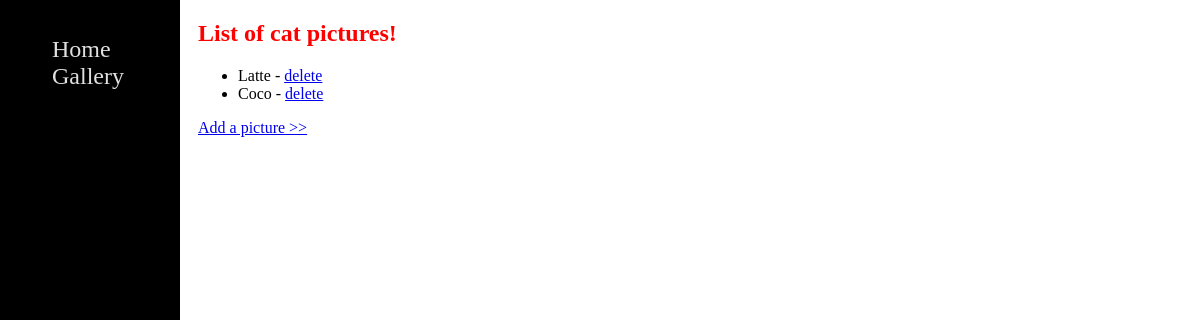
The app's page /gallery/, older data.
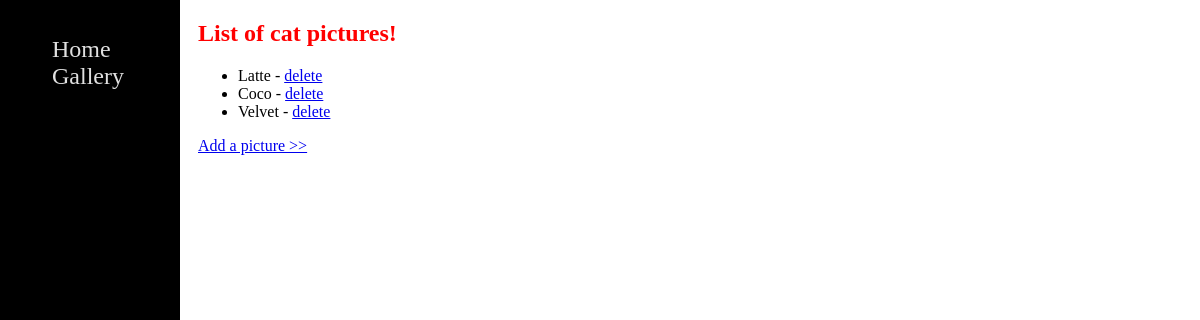
The same page, newer data.
### CatApp/models.py (models this page shows, shortened)
class PictureInfoModel(models.Model):
    created_date = models.DateTimeField(default=timezone.now)
    modified_date = models.DateTimeField(default=timezone.now)
    class Meta:
        abstract = True

class CatPicture(PictureInfoModel):
    breed = models.CharField(max_length=80, blank=True, default='unknown')
    cat_name = models.CharField(max_length=120)
    photo = models.ImageField(upload_to=get_image_path, blank=True, null=True)
    def __str__(self):
        return self.cat_name

### CatApp/views.py (the view)
# urls.py: path('gallery/', views.ListView.as_view(), name='list'),
class ListView(generic.ListView):
    template_name = 'CatApp/list.html'
    context_object_name = 'cat_list'
    def get_queryset(self):
        return CatPicture.objects.all()
    def get_context_data(self, **kwargs):
        context = super().get_context_data(**kwargs)
        if 'new_cat' in self.request.session:
            context['new_cat'] = self.request.session.get('new_cat', 'unknown')
            del self.request.session['new_cat']
        return context

### CatApp/templates/CatApp/list.html (shortened to what this page needs)
{% extends "CatApp/layout.html" %}
{% block content %}
  <h2>List of cat pictures!</h2>
  <ul>
  {% for cat in cat_list %}
    <li>{{ cat }} - <a href="/delete_cat/{{ cat.id }}">delete</a></li>
  {% endfor %}
  </ul>
  <a href="/new_cat/">Add a picture &gt;&gt;</a>
{% endblock %}

### CatApp/templates/CatApp/layout.html (shortened to what this page needs)
<!DOCTYPE html>
<html lang="en">
<head>
    {% load static %}
    <link rel="stylesheet" type="text/css" href="{% static 'CatApp/style.css' %}">
</head>
<body>
    <div id="sidebar">
        {% block sidebar %}
        <ul>
            <li><a class="sidebar--link" href="/">Home</a></li>
            <li><a class="sidebar--link" href="/gallery/">Gallery</a></li>
        </ul>
        {% endblock %}
    </div>
    <div id="content">
        {% block content %}{% endblock %}
    </div>
</body>
</html>

### CatApp/static/CatApp/style.css (style rules this page uses)
#sidebar { height: 100%; width: 180px; position: fixed; z-index: 1; top: 0; left: 0; background-color: black; overflow-x: hidden; padding-top: 20px; }
.sidebar--link { padding: 6px 8px 6px 12px; text-decoration: none; font-size: 24px; color: #fafafa; }
.sidebar--link { color: #e0e0e0; }
#content { margin-left: 180px; padding: 0 10px; }
h2 { color: red; }

Row changes from the older to the newer data that the page shows:
added CatPicture: cat_name "Velvet"
